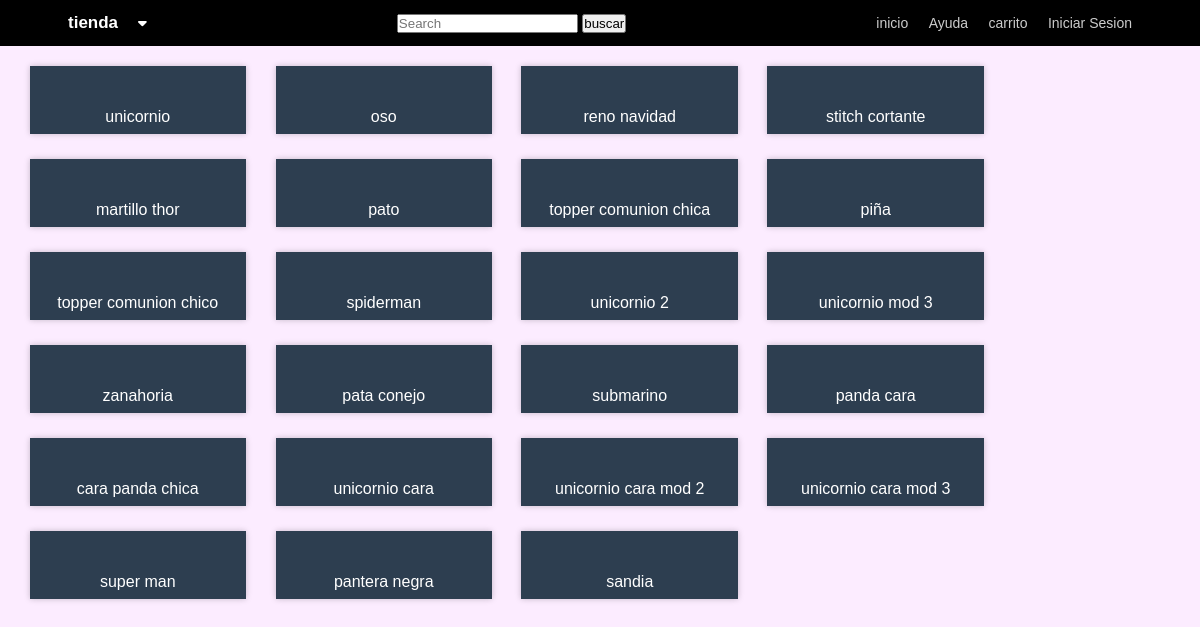
Page /zeus3d.php on the committed database.
### tables this page shows
CREATE TABLE `productos` (
  `id_producto` int(20) NOT NULL,
  `nombre` varchar(50) NOT NULL,
  `categoria` varchar(50) NOT NULL,
  `subcategoria` varchar(50) NOT NULL,
  `precio` float NOT NULL,
  `tipo` varchar(25) NOT NULL,
  `detalle` varchar(150) NOT NULL,
  `cantidad` int(11) NOT NULL,
  `foto` varchar(150) NOT NULL
);

### zeus3d.php (the view, shortened to what this page needs)
<!DOCTYPE html>
<html lang="es">
<head>
	<link rel="stylesheet" href="estilos.css">
</head>
<body>
	<nav class="menu" id="menu">
		<div class="contenedor contenedor-enlaces-nav">
			<div class="productos" id="productos">
				<p><span><a href="zeus3d.php">tienda</a></span></p>
				<i class="fas fa-caret-down"></i>
			</div>
				<form method="POST" class="form-inline ">
					<input class="form-control mr-sm-2" name="busqueda" type="text" placeholder="Search" aria-label="Search">
				<button name="buscar" class="btn btn-outline-success " type="submit">buscar</button>
				</form>
				<div class="enlaces">
				<a href="zeus3d.php">inicio</a>
                <a href="ayuda.php">Ayuda</a>
                <a href="tablita_de_carrito.php">carrito</a>
				<?php
					include("login/dbconnect.php");
					if(isset($_SESSION['username'])){
						$username = $_SESSION['username'];
						echo "<a href='#'>$username</a>";
						echo "<a href='logout.php'>Cerrar Sesion</a>";
					}
					else{
						echo "<a href='login/login.php'>Iniciar Sesion</a>";
					}
				?>
			</div>
		</div>
	</nav>
	<section id="datos" class="lista-productos">
		<?php
			$tabla = "productos";
			$consulta = "SELECT * FROM $tabla";
			$datos = mysqli_query($conn, $consulta);
			if(isset($_POST['busqueda'])){
				$busqueda = $_POST['busqueda'];
				while($productos=mysqli_fetch_array($datos)){
					$idproducto = $productos['id_producto'];
					$categoria = $productos['categoria'];
					$subcategoria = $productos['subcategoria'];
					$imagen = $productos['foto'];
					$nombreproducto = $productos['nombre'];
					$precioproducto = $productos['precio'];
					$buscar = " ";
					$reemplazar = "%20";
					$nombreproducto = strtolower($nombreproducto);
					$busqueda = strtolower($busqueda);
					$count = 0;
					if (strncmp($nombreproducto, $busqueda, 4) == 0){
						$imagennueva = str_replace($buscar, $reemplazar, $imagen);
						echo "<div class='item-productos' clasificacion='$categoria' category='$subcategoria'><a href='producto.php?imagen=../$imagennueva&nombre=$nombreproducto&precio=$precioproducto&idproducto=$idproducto'><img src=../$imagennueva  alt=''></a><a href='producto.php?imagen=../$imagennueva&nombre=$nombreproducto&precio=$precioproducto&idproducto=$idproducto'>$nombreproducto</a></div>";
					}
				}
			}
			else{
				while($productos=mysqli_fetch_array($datos)){
					$idproducto = $productos['id_producto'];
					$categoria = $productos['categoria'];
					$subcategoria = $productos['subcategoria'];
					$imagen = $productos['foto'];
					$nombreproducto = $productos['nombre'];
					$precioproducto = $productos['precio'];
					$buscar = " ";
					$reemplazar = "%20";
					$imagennueva = str_replace($buscar, $reemplazar, $imagen);
					echo "<div class='item-productos' clasificacion='$categoria' category='$subcategoria'><a href='producto.php?imagen=../$imagennueva&nombre=$nombreproducto&precio=$precioproducto&idproducto=$idproducto'><img src=../$imagennueva  alt=''></a><a href='producto.php?imagen=../$imagennueva&nombre=$nombreproducto&precio=$precioproducto&idproducto=$idproducto'>$nombreproducto</a></div>";
				}
			}
		?>
			</section>
	</body>
</html>

### estilos.css (style rules this page uses)
* { margin: 0; padding: 0; box-sizing: border-box; }
body { background: #FCECFF; font-family: Arial, sans-serif; }
a { text-decoration: none; color:#fff; }
.contenedor { margin: auto; width: 90%; max-width: 1200px; }
.menu { background: #000000; padding: 5px 0; margin-bottom: 20px; }
.menu .contenedor-enlaces-nav { display: flex; justify-content: space-between; align-items: center; }
.menu .productos { color: #fff; padding: 7px; border-radius: 3px; display: flex; align-items: flex-end; border: 1px solid transparent; font-size: 14px; cursor: default; }
.menu .productos i { margin-left: 20px; position: relative; bottom: 3px; }
.menu .productos span { font-size: 17px; font-weight: bold; }
.menu .contenedor-enlaces-nav .enlaces a { color: #ccc; border: 1px solid transparent; padding: 7px; border-radius: 3px; font-size: 14px; }
.lista-productos { width: 82%; display: flex; flex-wrap: wrap; }
.lista-productos .item-productos { width: 22%; margin-left: 3%; margin-bottom: 25px; box-shadow: 0px 0px 6px 0px rgba(0,0,0,0.22); display: flex; flex-direction: column; align-items: center; align-self: flex-start; transition: all .4s; }
.lista-productos .item-productos a { display: block; width: 100%; padding: 8px 0; background: #2D3E50; color: #fff; text-align: center; text-decoration: none; }

### rows in the picture
productos: nombre "unicornio"
productos: nombre "oso"
productos: nombre "reno navidad"
productos: nombre "stitch cortante"
productos: nombre "martillo thor"
productos: nombre "pato"
productos: nombre "topper comunion chica"
productos: nombre "piña"
productos: nombre "topper comunion chico"
productos: nombre "spiderman"
productos: nombre "unicornio 2"
productos: nombre "unicornio mod 3"
productos: nombre "zanahoria"
productos: nombre "pata conejo"
productos: nombre "submarino"
productos: nombre "panda cara"
productos: nombre "cara panda chica"
productos: nombre "unicornio cara"
productos: nombre "unicornio cara mod 2"
productos: nombre "unicornio cara mod 3"
productos: nombre "super man"
productos: nombre "pantera negra"
productos: nombre "sandia"
